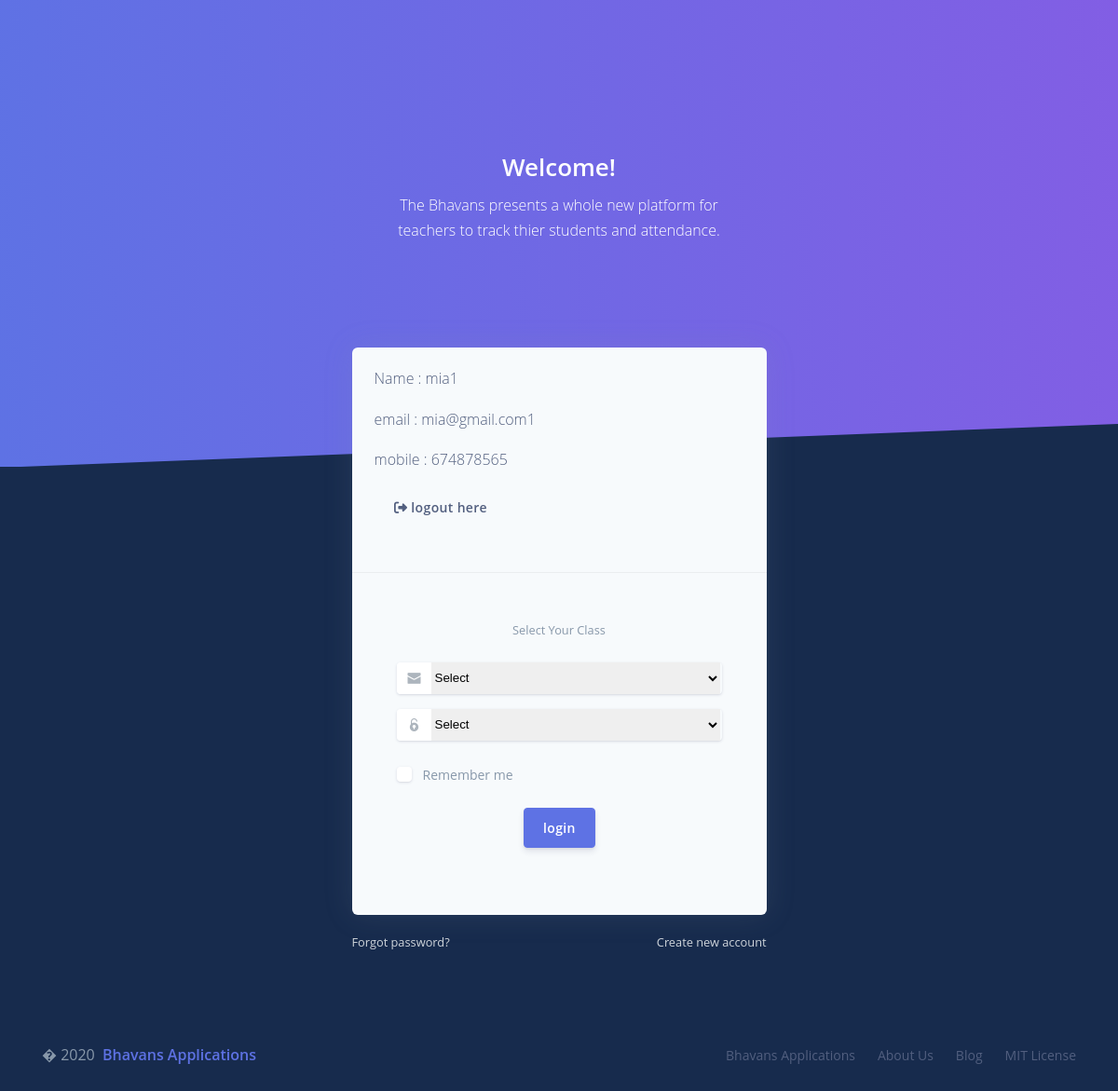
The app's page /index.php (signed in) with its own data.
### tables this page shows
CREATE TABLE `teachers` (
  `id` int(11) NOT NULL,
  `name` varchar(30) NOT NULL,
  `email` varchar(50) NOT NULL,
  `mobile` bigint(200) NOT NULL,
  `password` varchar(50) NOT NULL,
  `status` tinyint(4) NOT NULL
);

### index.php (the view, shortened to what this page needs)
<?php
require('connection.php');
?>
<!DOCTYPE html>
<html lang="en" dir="ltr">
  <head>
    <link rel="stylesheet" href="css/login.css">
  </head>
<body class="bg-default">
  <div class="main-content">
    <div class="header bg-gradient-primary py-7 py-lg-8 pt-lg-9">
      <div class="container">
        <div class="header-body text-center mb-7">
          <div class="row justify-content-center">
            <div class="col-xl-5 col-lg-6 col-md-8 px-5">
              <h1 class="text-white">Welcome!</h1>
              <p class="text-lead text-white">The Bhavans presents a whole new platform for teachers to track thier students and attendance.</p>
            </div>
          </div>
        </div>
      </div>
      <div class="separator separator-bottom separator-skew zindex-100">
      </div>
    </div>
    <?php
              $id=$_SESSION['TEACHER_ID'];
$res="SELECT * from `teachers` where `teachers`.`id`='$id'";
$row=mysqli_fetch_assoc(mysqli_query($con,$res));
?>
    <div class="container mt--8 pb-5">
      <div class="row justify-content-center">
        <div class="col-lg-5 col-md-7">
          <div class="card bg-secondary border-0 mb-0">
            <div class="card-header bg-transparent pb-5">
<p><bold>Name : </bold><?php echo $row['name'] ?></p>
<p>email : <?php echo $row['email'] ?></p>
<p>mobile : <?php echo $row['mobile'] ?></p>
<a href="logout.php" class="btn btn-success btn-submit"><i class="fas fa-sign-out-alt"></i> logout here</a>
            </div>
            <div class="card-body px-lg-5 py-lg-5">
              <div class="text-center text-muted mb-4">
                <small>Select Your Class</small>
              </div>
              <form role="form" method="POST" action="attendance_sheet.php">
                <div class="form-group mb-3">
                  <div class="input-group input-group-merge input-group-alternative">
                    <div class="input-group-prepend">
                      <span class="input-group-text"><i class="ni ni-email-83"></i></span>
                    </div>
                    <select id="class" class="classl" onchange="get_sub()"  name="class">
                    <option  value="">Select</option>
                    </select>
                  </div>
                </div>
                <div class="form-group">
                  <div class="input-group input-group-merge input-group-alternative">
                    <div class="input-group-prepend">
                      <span class="input-group-text"><i class="ni ni-lock-circle-open"></i></span>
                    </div>
                     <select id="sub_id" class="classl"  name="subject">
                    <option  value="">Select</option>
                    </select>
                  </div>
                </div>
                <div class="custom-control custom-control-alternative custom-checkbox">
                  <label class="custom-control-label" for=" customCheckLogin">
                    <span class="text-muted">Remember me</span>
                  </label>
                </div>
                <div class="text-center">
                  <input type="submit" name="submit" class="btn btn-primary my-4" value="login">
                </div>
              </form>
            </div>
          </div>
          <div class="row mt-3">
            <div class="col-6">
              <a href="#" class="text-light"><small>Forgot password?</small></a>
            </div>
            <div class="col-6 text-right">
              <a href="#" class="text-light"><small>Create new account</small></a>
            </div>
          </div>
        </div>
      </div>
    </div>
  </div>
  <footer class="py-5" id="footer-main">
    <div class="container">
      <div class="row align-items-center justify-content-xl-between">
        <div class="col-xl-6">
          <div class="copyright text-center text-xl-left text-muted">
            � 2020 <a href="#" class="font-weight-bold ml-1" target="_blank">Bhavans Applications</a>
          </div>
        </div>
        <div class="col-xl-6">
          <ul class="nav nav-footer justify-content-center justify-content-xl-end">
            <li class="nav-item">
              <a href="#" class="nav-link" target="_blank">Bhavans Applications</a>
            </li>
            <li class="nav-item">
              <a href="#" class="nav-link" target="_blank">About Us</a>
            </li>
            <li class="nav-item">
              <a href="#" class="nav-link" target="_blank">Blog</a>
            </li>
            <li class="nav-item">
              <a href="https://github.com/nagamouni/attend/blob/main/LICENSE" class="nav-link" target="_blank">MIT License</a>
            </li>
          </ul>
        </div>
      </div>
    </div>
  </footer>
</body>
</html>

### records on screen
teachers: name "mia1", email "mia@gmail.com1", mobile "674878565"
